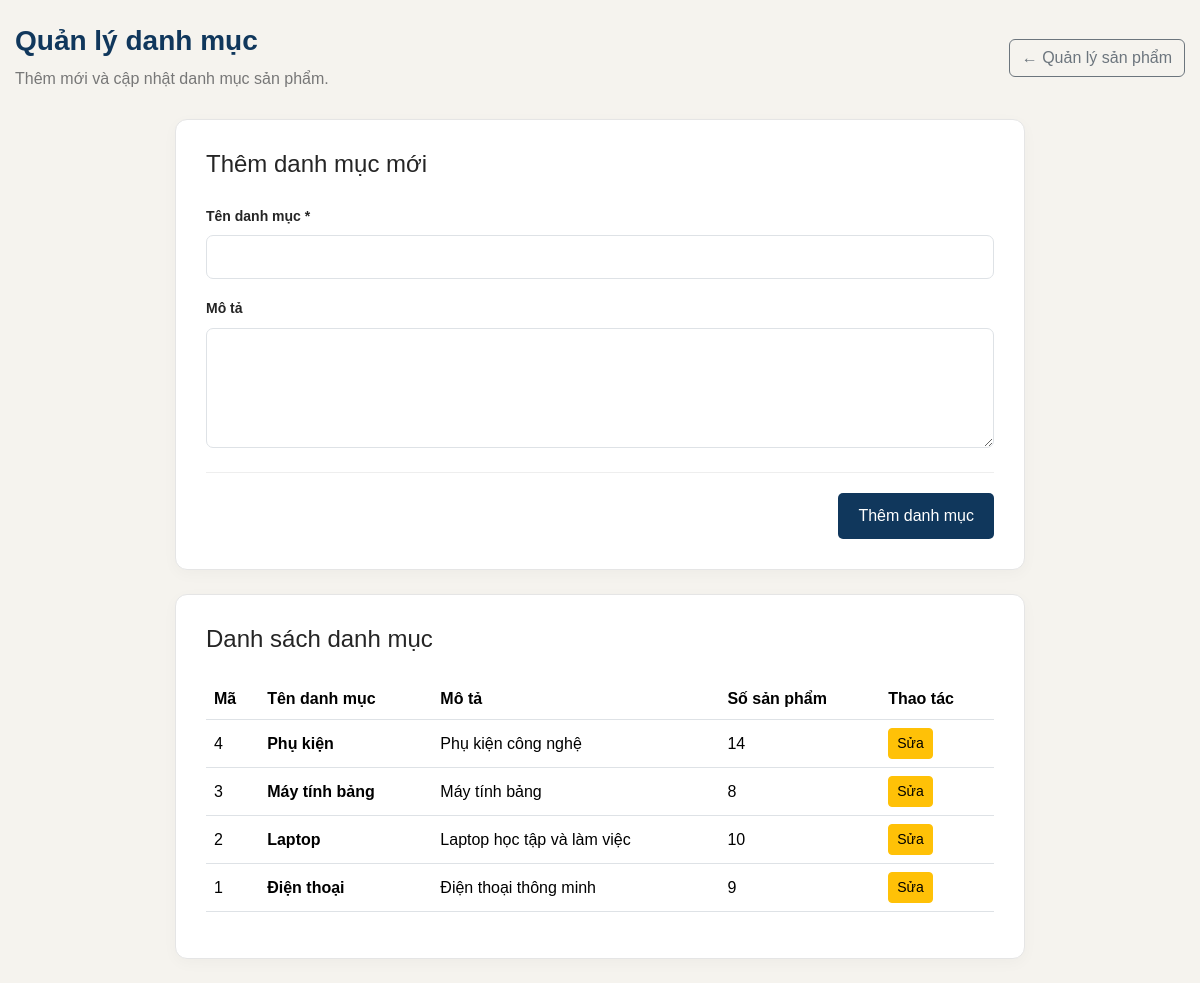
Page /admin/categories.php (signed in) on the committed database.
### tables this page shows
CREATE TABLE `danhmuc` (
  `MaDanhMuc` int(11) NOT NULL,
  `TenDanhMuc` varchar(100) NOT NULL,
  `MoTa` varchar(255) DEFAULT NULL
);

### admin/categories.php (the view, shortened to what this page needs)
<?php
    require_once __DIR__ . '/../config/database.php';
    $tenDanhMuc = '';
    $moTa = '';
    $maDanhMucSua = 0;
    $sqlDanhSach = "
        SELECT
            d.MaDanhMuc,
            d.TenDanhMuc,
            d.MoTa,
            COUNT(s.MaSanPham) AS SoSanPham
        FROM DanhMuc d
        LEFT JOIN SanPham s
            ON d.MaDanhMuc = s.MaDanhMuc
        GROUP BY
            d.MaDanhMuc,
            d.TenDanhMuc,
            d.MoTa
        ORDER BY d.MaDanhMuc DESC
    ";
    $stmtDanhSach = $connection->query($sqlDanhSach);
    $danhSachDanhMuc = $stmtDanhSach->fetchAll();
    $baseUrl = '/tech_store';
?>
<!DOCTYPE html>
<html lang="vi">
<head>
    <link
        href="https://cdn.jsdelivr.net/npm/bootstrap@5.3.3/dist/css/bootstrap.min.css"
        rel="stylesheet"
    >
    <link
        rel="stylesheet"
        href="<?php echo $baseUrl; ?>/assets/css/style.css"
    >
</head>
<body class="admin-create-product-page">
    <div class="container py-4">
        <div class="admin-create-heading">
            <div>
                <h1>Quản lý danh mục</h1>
                <p>Thêm mới và cập nhật danh mục sản phẩm.</p>
            </div>
            <a href="products.php" class="btn btn-outline-secondary">
                ← Quản lý sản phẩm
            </a>
        </div>
        <div class="admin-create-card mb-4">
            <h2 class="h4 mb-4">
                <?php
                    echo $maDanhMucSua > 0
                        ? 'Sửa danh mục'
                        : 'Thêm danh mục mới';
                ?>
            </h2>
            <form action="categories.php" method="POST">
                <div class="mb-3">
                    <label for="ten_danh_muc" class="form-label">
                        Tên danh mục *
                    </label>
                    <input
                        type="text"
                        id="ten_danh_muc"
                        name="ten_danh_muc"
                        class="form-control"
                        maxlength="255"
                        value="<?php echo htmlspecialchars($tenDanhMuc); ?>"
                        required
                    >
                </div>
                <div class="mb-4">
                    <label for="mo_ta" class="form-label">
                        Mô tả
                    </label>
                    <textarea
                        id="mo_ta"
                        name="mo_ta"
                        class="form-control"
                        rows="3"
                        maxlength="5000"
                    ><?php echo htmlspecialchars($moTa); ?></textarea>
                </div>
                <div class="admin-create-actions">
                    <button type="submit" class="btn btn-primary">
                        <?php
                            echo $maDanhMucSua > 0
                                ? 'Lưu thay đổi'
                                : 'Thêm danh mục';
                        ?>
                    </button>
                </div>
            </form>
        </div>
        <div class="admin-create-card">
            <h2 class="h4 mb-4">Danh sách danh mục</h2>
            <div class="table-responsive">
                <table class="table table-hover align-middle">
                    <thead>
                        <tr>
                            <th>Mã</th>
                            <th>Tên danh mục</th>
                            <th>Mô tả</th>
                            <th>Số sản phẩm</th>
                            <th>Thao tác</th>
                        </tr>
                    </thead>
                    <tbody>
                        <?php if (count($danhSachDanhMuc) > 0) { ?>
                            <?php foreach ($danhSachDanhMuc as $danhMuc) { ?>
                                <tr>
                                    <td>
                                        <?php
                                            echo (int) $danhMuc['MaDanhMuc'];
                                        ?>
                                    </td>
                                    <td>
                                        <strong>
                                            <?php
                                                echo htmlspecialchars(
                                                    $danhMuc['TenDanhMuc']
                                                );
                                            ?>
                                        </strong>
                                    </td>
                                    <td>
                                        <?php
                                            echo htmlspecialchars(
                                                $danhMuc['MoTa'] ?? ''
                                            );
                                        ?>
                                    </td>
                                    <td>
                                        <?php
                                            echo (int) $danhMuc['SoSanPham'];
                                        ?>
                                    </td>
                                    <td>
                                        <a
                                            href="categories.php?sua=<?php
                                                echo (int) $danhMuc['MaDanhMuc'];
                                            ?>"
                                            class="btn btn-sm btn-warning"
                                        >
                                            Sửa
                                        </a>
                                    </td>
                                </tr>
                            <?php } ?>
                        <?php } ?>
                    </tbody>
                </table>
            </div>
        </div>
    </div>
</body>
</html>

### assets/css/style.css (style rules this page uses)
* { box-sizing: border-box; margin: 0; padding: 0; }
:root { --color-primary: #10375c; --color-secondary: #ffb900; --color-background: #f5f7fa; --color-text: #252525; --color-gray: #666666; --color-white: #ffffff; --color-border: #e5e7eb; }
body { font-family: Arial, sans-serif; font-size: 16px; line-height: 1.6; color: var(--color-text); background-color: var(--color-background); }
a { text-decoration: none; color: inherit; }
.container { width: 100%; max-width: 1200px; margin: 0 auto; padding-left: 15px; padding-right: 15px; }
.btn-primary { display: inline-block; padding: 11px 20px; border: none; border-radius: 5px; background-color: var(--color-primary); color: var(--color-white); text-align: center; cursor: pointer; }
.admin-create-product-page { min-height: 100vh; background-color: #f5f3ee; }
.admin-create-heading { display: flex; justify-content: space-between; align-items: center; gap: 20px; margin-bottom: 28px; }
.admin-create-heading h1 { color: #10375c; font-size: 28px; font-weight: 700; margin-bottom: 8px; }
.admin-create-heading p { color: #777777; margin-bottom: 0; }
.admin-create-card { max-width: 850px; margin: 0 auto; padding: 30px; background-color: #ffffff; border: 1px solid #e5e5e5; border-radius: 12px; box-shadow: 0 4px 15px rgba(0, 0, 0, 0.03); }
.admin-create-card .form-label { color: #252525; font-size: 14px; font-weight: 600; }
.admin-create-card .form-control, .admin-create-card .form-select { min-height: 44px; border-radius: 7px; }
.admin-create-card textarea.form-control { min-height: 120px; }
.admin-create-actions { display: flex; justify-content: flex-end; gap: 10px; padding-top: 20px; border-top: 1px solid #eeeeee; }

### rows in the picture
danhmuc: MaDanhMuc "4", TenDanhMuc "Phụ kiện", MoTa "Phụ kiện công nghệ", SoSanPham "14"
danhmuc: MaDanhMuc "3", TenDanhMuc "Máy tính bảng", MoTa "Máy tính bảng", SoSanPham "8"
danhmuc: MaDanhMuc "2", TenDanhMuc "Laptop", MoTa "Laptop học tập và làm việc", SoSanPham "10"
danhmuc: MaDanhMuc "1", TenDanhMuc "Điện thoại", MoTa "Điện thoại thông minh", SoSanPham "9"
